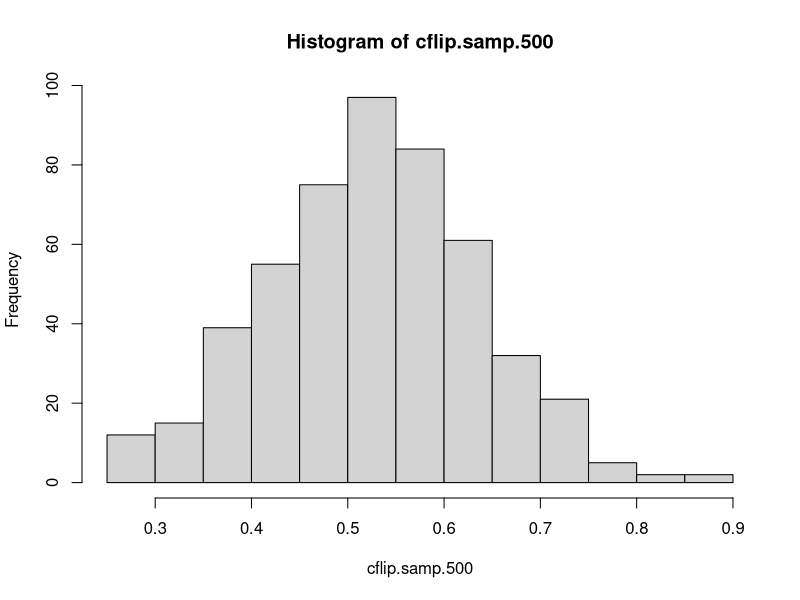
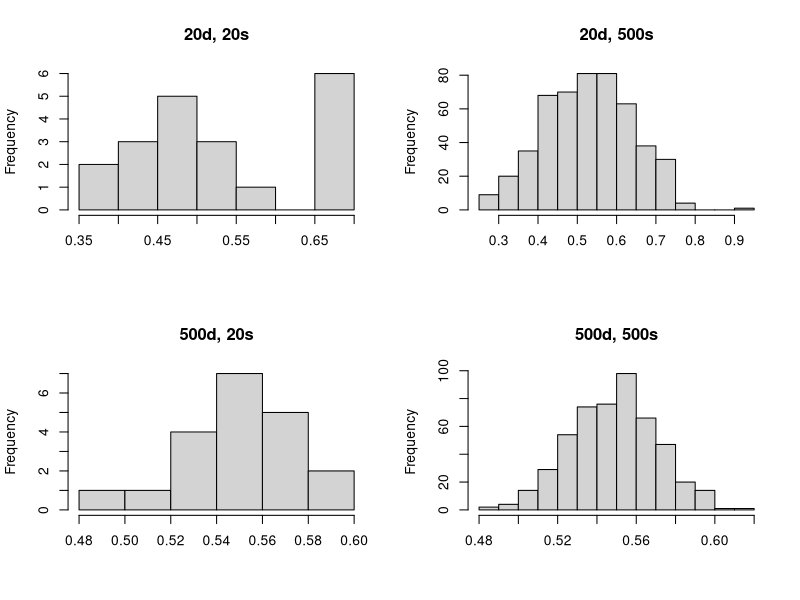

The R source for these figures, in order:
## ---- chunk 1
#Probability of less than 19 bashings
lower.pval <- pnorm(q=19,mean=35,sd=8,lower.tail=TRUE);lower.pval

#Probability of more than 40 bashings
upper.pval <- pnorm(q=40,mean=35,sd=8,lower.tail=FALSE);upper.pval

#Sum of these two probabilities
total.pval <- lower.pval + upper.pval; total.pval

#Probability of less than 19 or more than 40 bashings:
round(total.pval,3)
## ---- chunk 2
#Sum of probabilities for Day 7, 8, 9, 10
event.A <- 0.37 + 0.20 + 0.13 + 0.03; print(event.A)
## ---- chunk 3
#Sum of probabilities for Day 5, 6, 7
event.B <- 0.06 + 0.21 + 0.37; print(event.B)
## ---- chunk 4
#The following formula measures the probability for all events minus event A, or all events that fall outside of event A.
1 - event.A
## ---- chunk 5
#Probability of first time entrant finishing race
#p(0.68)

#Probability of repeat racers finishing race
#p(0.87)

#Probability of being both
round(0.68 * 0.87, 2)
## ---- chunk 6
round(0.64 * 0.87 + 0.36 * 0.68,2)
## ---- chunk 7
pnorm(210,180,25,lower.tail=FALSE)
## ---- chunk 8
pnorm(182,180,25,lower.tail=TRUE)
## ---- chunk 9
1- pnorm(160,180,25,lower.tail=TRUE) - pnorm(192,180,25,lower.tail=FALSE)
## ---- chunk 10
cflip=rbinom(20,1,.55)
## ---- chunk 11
cflipsamp=sample(cflip,20,replace=T)
## ---- chunk 12
cflip.samp.500 <- replicate(500,mean(sample(cflip,20,replace=T)))
## ---- chunk 13
hist(cflip.samp.500)
## ---- chunk 14
par(mfrow=c(2,2))
hist(replicate(20,mean(sample(cflip,20,replace=T))),main='20d, 20s',xlab='')
hist(replicate(500,mean(sample(cflip,20,replace=T))),main='20d, 500s',xlab='')
hist(replicate(20,mean(sample(cflip,500,replace=T))),main='500d, 20s',xlab='')
hist(replicate(500,mean(sample(cflip,500,replace=T))),main='500d, 500s',xlab='')
## ---- chunk 15
sessionInfo()
